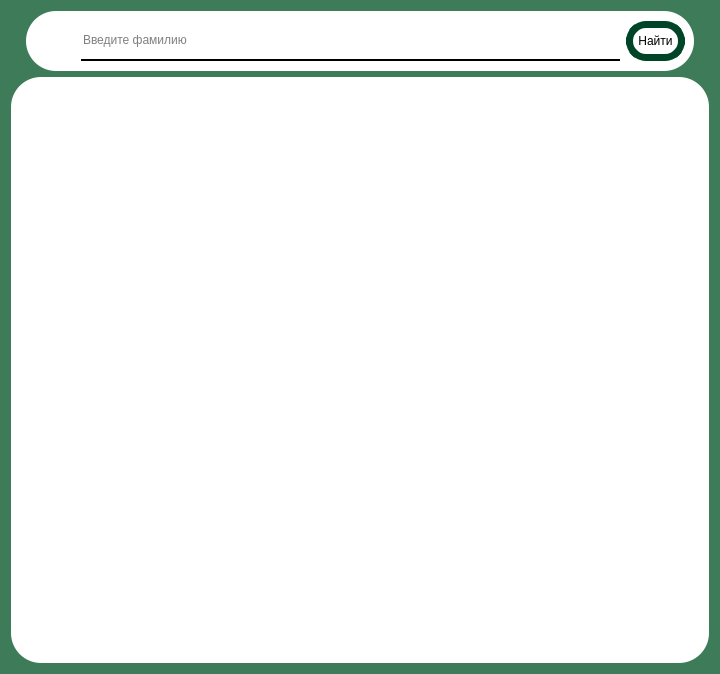
<?xml version="1.0" encoding="UTF-8"?>
<ui version="4.0">
 <class>PatientTableWindow</class>
 <widget class="QDialog" name="PatientTableWindow">
  <property name="geometry">
   <rect>
    <x>0</x>
    <y>0</y>
    <width>720</width>
    <height>674</height>
   </rect>
  </property>
  <property name="minimumSize">
   <size>
    <width>720</width>
    <height>674</height>
   </size>
  </property>
  <property name="maximumSize">
   <size>
    <width>720</width>
    <height>674</height>
   </size>
  </property>
  <property name="windowTitle">
   <string>Таблица пациентов</string>
  </property>
  <property name="styleSheet">
   <string notr="true">background:#3E7C59;</string>
  </property>
  <layout class="QGridLayout" name="gridLayout">
   <item row="0" column="0">
    <widget class="QWidget" name="widget_30" native="true">
     <layout class="QGridLayout" name="gridLayout_36">
      <property name="leftMargin">
       <number>0</number>
      </property>
      <property name="topMargin">
       <number>0</number>
      </property>
      <property name="rightMargin">
       <number>0</number>
      </property>
      <property name="bottomMargin">
       <number>0</number>
      </property>
      <item row="1" column="0">
       <widget class="QWidget" name="widget_20" native="true">
        <property name="maximumSize">
         <size>
          <width>700</width>
          <height>600</height>
         </size>
        </property>
        <property name="styleSheet">
         <string notr="true">background:white;
border-radius:30;</string>
        </property>
        <layout class="QGridLayout" name="gridLayout_10">
         <property name="leftMargin">
          <number>18</number>
         </property>
         <property name="topMargin">
          <number>1</number>
         </property>
         <property name="rightMargin">
          <number>18</number>
         </property>
         <property name="bottomMargin">
          <number>1</number>
         </property>
         <item row="0" column="0">
          <widget class="QTableView" name="TVPatients">
           <property name="maximumSize">
            <size>
             <width>16777215</width>
             <height>16777215</height>
            </size>
           </property>
           <property name="font">
            <font>
             <pointsize>11</pointsize>
            </font>
           </property>
           <property name="styleSheet">
            <string notr="true">QHeaderView::section {
    background-color: #3E7C59;
    color: white;
    padding: 5px;
    border: none;
    border-radius: 4px;
}

QTableView {
    border: 0px solid #ccc;
    border-radius: 30px;
}

QTableView::item {
    border: 1px solid #ddd;
    border-radius: 4px;
    padding: 5px;
}</string>
           </property>
           <property name="editTriggers">
            <set>QAbstractItemView::EditTrigger::NoEditTriggers</set>
           </property>
           <attribute name="horizontalHeaderDefaultSectionSize">
            <number>160</number>
           </attribute>
          </widget>
         </item>
        </layout>
       </widget>
      </item>
      <item row="0" column="0">
       <widget class="QWidget" name="widget_31" native="true">
        <property name="maximumSize">
         <size>
          <width>700</width>
          <height>80</height>
         </size>
        </property>
        <layout class="QVBoxLayout" name="verticalLayout_6">
         <property name="leftMargin">
          <number>15</number>
         </property>
         <property name="topMargin">
          <number>0</number>
         </property>
         <property name="rightMargin">
          <number>15</number>
         </property>
         <property name="bottomMargin">
          <number>0</number>
         </property>
         <item>
          <widget class="QWidget" name="widget_33" native="true">
           <property name="minimumSize">
            <size>
             <width>0</width>
             <height>60</height>
            </size>
           </property>
           <property name="maximumSize">
            <size>
             <width>16777215</width>
             <height>60</height>
            </size>
           </property>
           <property name="styleSheet">
            <string notr="true">background:white;
border-radius: 30;</string>
           </property>
           <layout class="QGridLayout" name="gridLayout_20">
            <property name="leftMargin">
             <number>9</number>
            </property>
            <item row="0" column="1">
             <widget class="QLineEdit" name="LESecondName">
              <property name="minimumSize">
               <size>
                <width>0</width>
                <height>40</height>
               </size>
              </property>
              <property name="font">
               <font>
                <italic>false</italic>
               </font>
              </property>
              <property name="styleSheet">
               <string notr="true">border: 0px solid red;
border-bottom: 2px solid black;</string>
              </property>
              <property name="placeholderText">
               <string>Введите фамилию</string>
              </property>
             </widget>
            </item>
            <item row="0" column="2">
             <widget class="QPushButton" name="PBFindPatient">
              <property name="minimumSize">
               <size>
                <width>0</width>
                <height>40</height>
               </size>
              </property>
              <property name="styleSheet">
               <string notr="true">QPushButton{
	border-radius:20;
	background-color:white;
	color:black;
	border: 7px solid #004528;
	padding: 5;
}

QPushButton:hover{
        background-color:#ACACAC;
}</string>
              </property>
              <property name="text">
               <string>Найти</string>
              </property>
              <property name="autoDefault">
               <bool>false</bool>
              </property>
             </widget>
            </item>
            <item row="0" column="0">
             <widget class="QLabel" name="LLens">
              <property name="minimumSize">
               <size>
                <width>40</width>
                <height>40</height>
               </size>
              </property>
              <property name="maximumSize">
               <size>
                <width>40</width>
                <height>40</height>
               </size>
              </property>
              <property name="text">
               <string/>
              </property>
             </widget>
            </item>
           </layout>
          </widget>
         </item>
        </layout>
       </widget>
      </item>
     </layout>
    </widget>
   </item>
  </layout>
 </widget>
 <resources/>
 <connections/>
</ui>
